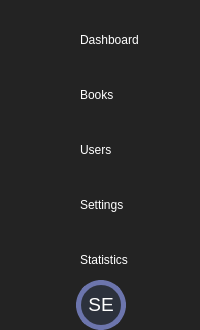
           <widget class="QFrame" name="sideBar">
            <property name="minimumSize">
             <size>
              <width>60</width>
              <height>0</height>
             </size>
            </property>
            <property name="maximumSize">
             <size>
              <width>16777215</width>
              <height>16777215</height>
             </size>
            </property>
            <property name="baseSize">
             <size>
              <width>60</width>
              <height>0</height>
             </size>
            </property>
            <property name="styleSheet">
             <string notr="true">QFrame{background-color: rgb(35, 35, 35);}
QPushButton:hover{
background-color: rgb(85, 89, 112);}
</string>
            </property>
            <property name="frameShape">
             <enum>QFrame::NoFrame</enum>
            </property>
            <property name="frameShadow">
             <enum>QFrame::Plain</enum>
            </property>
            <layout class="QVBoxLayout" name="verticalLayout_4">
             <property name="spacing">
              <number>0</number>
             </property>
             <property name="leftMargin">
              <number>0</number>
             </property>
             <property name="topMargin">
              <number>20</number>
             </property>
             <property name="rightMargin">
              <number>0</number>
             </property>
             <property name="bottomMargin">
              <number>0</number>
             </property>
             <item alignment="Qt::AlignTop">
              <widget class="QFrame" name="top_Buttons">
               <property name="styleSheet">
                <string notr="true">QPushButton{
	border:0px solid
}
QPushButton:hover{
	border-left: 5px solid qlineargradient(spread:pad, x1:0.006, y1:0.699182, x2:0.993128, y2:0.325, stop:0.00627353 rgba(178, 138, 236, 255), stop:0.984012 rgba(98, 114, 164, 255));
}
</string>
               </property>
               <property name="frameShape">
                <enum>QFrame::NoFrame</enum>
               </property>
               <property name="frameShadow">
                <enum>QFrame::Plain</enum>
               </property>
               <layout class="QVBoxLayout" name="verticalLayout_3">
                <property name="spacing">
                 <number>15</number>
                </property>
                <property name="leftMargin">
                 <number>0</number>
                </property>
                <property name="topMargin">
                 <number>0</number>
                </property>
                <property name="rightMargin">
                 <number>0</number>
                </property>
                <property name="bottomMargin">
                 <number>0</number>
                </property>
                <item>
                 <widget class="QPushButton" name="dashBoardBtn">
                  <property name="minimumSize">
                   <size>
                    <width>50</width>
                    <height>40</height>
                   </size>
                  </property>
                  <property name="maximumSize">
                   <size>
                    <width>1111111</width>
                    <height>40</height>
                   </size>
                  </property>
                  <property name="toolTip">
                   <string>Dashboard</string>
                  </property>
                  <property name="styleSheet">
                   <string notr="true">QPushButton {
		background-image: url(:/20x20/icons/20x20/cil-home.png);
        background-position: left;
        background-repeat: no-repeat;
        border: none;
        border-left: 20px solid rgb(35, 35, 35);
        background-color: none;
        text-align: left;
        padding-left: 60px;
        color:white;
    }
</string>
                  </property>
                  <property name="text">
                   <string>Dashboard</string>
                  </property>
                 </widget>
                </item>
                <item>
                 <widget class="QPushButton" name="booksButton">
                  <property name="minimumSize">
                   <size>
                    <width>60</width>
                    <height>40</height>
                   </size>
                  </property>
                  <property name="maximumSize">
                   <size>
                    <width>1111111</width>
                    <height>40</height>
                   </size>
                  </property>
                  <property name="toolTip">
                   <string comment="books" extracomment="books">Books</string>
                  </property>
                  <property name="toolTipDuration">
                   <number>3</number>
                  </property>
                  <property name="styleSheet">
                   <string notr="true">QPushButton {
		background-image: url(:/20x20/icons/20x20/cil-notes.png);
        background-position: left;
        background-repeat: no-repeat;
        border: none;
        border-left: 20px solid rgb(35, 35, 35);
        background-color: none;
        text-align: left;
        padding-left: 60px;
        color:white;
    }
</string>
                  </property>
                  <property name="text">
                   <string>Books</string>
                  </property>
                  <property name="iconSize">
                   <size>
                    <width>24</width>
                    <height>24</height>
                   </size>
                  </property>
                 </widget>
                </item>
                <item>
                 <widget class="QPushButton" name="usersBtn">
                  <property name="minimumSize">
                   <size>
                    <width>60</width>
                    <height>40</height>
                   </size>
                  </property>
                  <property name="maximumSize">
                   <size>
                    <width>1111111</width>
                    <height>40</height>
                   </size>
                  </property>
                  <property name="toolTip">
                   <string>Users</string>
                  </property>
                  <property name="styleSheet">
                   <string notr="true">QPushButton {
		background-image: url(:/20x20/icons/20x20/cil-user.png);
        background-position: left;
        background-repeat: no-repeat;
        border: none;
        border-left: 20px solid rgb(35, 35, 35);
        background-color: none;
        text-align: left;
        padding-left: 60px;
        color:white;
    }
</string>
                  </property>
                  <property name="text">
                   <string>Users</string>
                  </property>
                  <property name="iconSize">
                   <size>
                    <width>20</width>
                    <height>20</height>
                   </size>
                  </property>
                 </widget>
                </item>
                <item>
                 <widget class="QPushButton" name="settingsBtn">
                  <property name="minimumSize">
                   <size>
                    <width>60</width>
                    <height>40</height>
                   </size>
                  </property>
                  <property name="maximumSize">
                   <size>
                    <width>1111111</width>
                    <height>40</height>
                   </size>
                  </property>
                  <property name="toolTip">
                   <string>Settings</string>
                  </property>
                  <property name="styleSheet">
                   <string notr="true">QPushButton {
		background-image: url(:/20x20/icons/20x20/cil-settings.png);
        background-position: left;
        background-repeat: no-repeat;
        border: none;
        border-left: 20px solid rgb(35, 35, 35);
        background-color: none;
        text-align: left;
        padding-left: 60px;
        color:white;
    }
</string>
                  </property>
                  <property name="text">
                   <string>Settings</string>
                  </property>
                  <property name="iconSize">
                   <size>
                    <width>24</width>
                    <height>24</height>
                   </size>
                  </property>
                 </widget>
                </item>
                <item>
                 <widget class="QPushButton" name="statisticsBtn">
                  <property name="minimumSize">
                   <size>
                    <width>60</width>
                    <height>40</height>
                   </size>
                  </property>
                  <property name="maximumSize">
                   <size>
                    <width>1111111</width>
                    <height>40</height>
                   </size>
                  </property>
                  <property name="toolTip">
                   <string>Statistics</string>
                  </property>
                  <property name="styleSheet">
                   <string notr="true">QPushButton {
		background-image: url(:/20x20/icons/20x20/cil-chart-line.png);
        background-position: left;
        background-repeat: no-repeat;
        border: none;
        border-left: 20px solid rgb(35, 35, 35);
        background-color: none;
        text-align: left;
        padding-left: 60px;
        color:white;
    }
</string>
                  </property>
                  <property name="text">
                   <string>Statistics</string>
                  </property>
                  <property name="iconSize">
                   <size>
                    <width>24</width>
                    <height>24</height>
                   </size>
                  </property>
                 </widget>
                </item>
               </layout>
              </widget>
             </item>
             <item>
              <widget class="QFrame" name="bottomBtns">
               <property name="maximumSize">
                <size>
                 <width>16777215</width>
                 <height>200</height>
                </size>
               </property>
               <property name="styleSheet">
                <string notr="true">QPushButton{
	border:0px solid
}
QPushButton:hover{
	border-left: 5px solid qlineargradient(spread:pad, x1:0.006, y1:0.699182, x2:0.993128, y2:0.325, stop:0.00627353 rgba(178, 138, 236, 255), stop:0.984012 rgba(98, 114, 164, 255));
}</string>
               </property>
               <property name="frameShape">
                <enum>QFrame::NoFrame</enum>
               </property>
               <property name="frameShadow">
                <enum>QFrame::Plain</enum>
               </property>
               <layout class="QVBoxLayout" name="verticalLayout_5">
                <property name="spacing">
                 <number>0</number>
                </property>
                <property name="leftMargin">
                 <number>3</number>
                </property>
                <property name="topMargin">
                 <number>0</number>
                </property>
                <property name="rightMargin">
                 <number>0</number>
                </property>
                <property name="bottomMargin">
                 <number>0</number>
                </property>
                <item alignment="Qt::AlignHCenter">
                 <widget class="QLabel" name="user_initialsLabel">
                  <property name="minimumSize">
                   <size>
                    <width>50</width>
                    <height>50</height>
                   </size>
                  </property>
                  <property name="maximumSize">
                   <size>
                    <width>50</width>
                    <height>50</height>
                   </size>
                  </property>
                  <property name="font">
                   <font>
                    <family>Segoe UI</family>
                    <pointsize>14</pointsize>
                    <weight>50</weight>
                    <bold>false</bold>
                   </font>
                  </property>
                  <property name="focusPolicy">
                   <enum>Qt::ClickFocus</enum>
                  </property>
                  <property name="styleSheet">
                   <string notr="true">QLabel {
	border-radius: 25px;
	background-color: rgb(44, 49, 60);
	border: 5px solid rgb(108, 117, 173);
	background-position: center;
	background-repeat: no-repeat;
	color: white;
	text-align:centre;
}
</string>
                  </property>
                  <property name="text">
                   <string>SE</string>
                  </property>
                  <property name="alignment">
                   <set>Qt::AlignCenter</set>
                  </property>
                 </widget>
                </item>
               </layout>
              </widget>
             </item>
            </layout>
           </widget>
